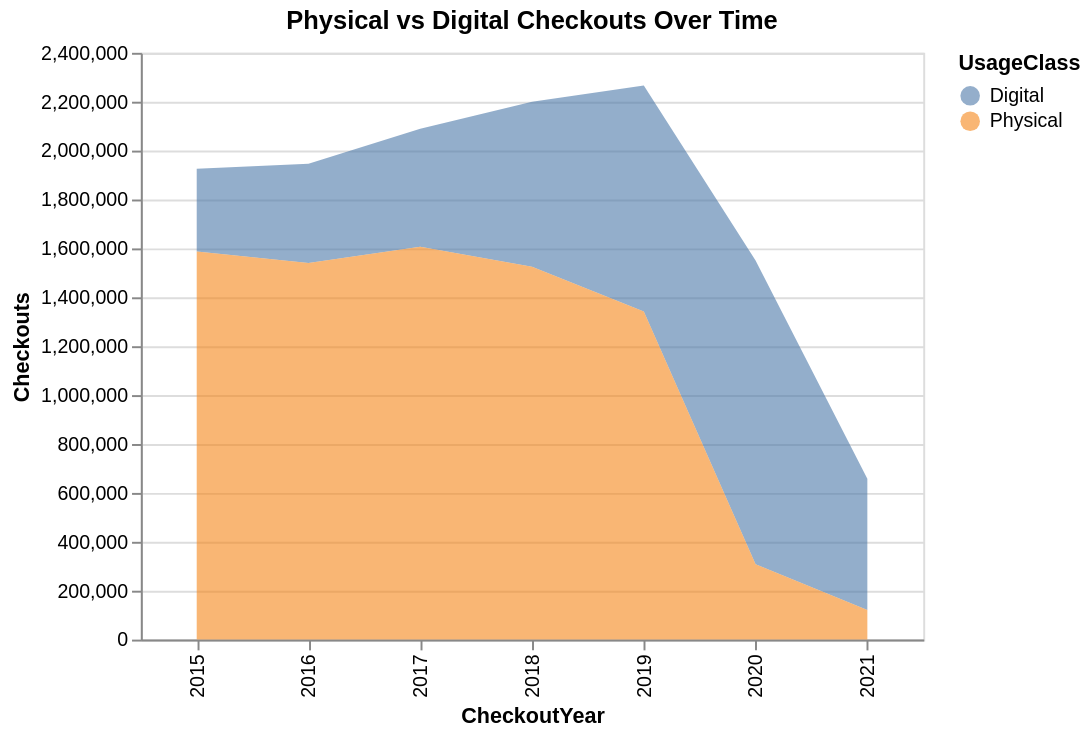

The code cell stored with this chart in its notebook:
### Code cell
chart2 = alt.Chart(year_usage).mark_area(opacity=0.6).encode(
    x='CheckoutYear:O',
    y='Checkouts:Q',
    color='UsageClass:N',
    tooltip=['CheckoutYear','UsageClass','Checkouts']
).properties(
    title="Physical vs Digital Checkouts Over Time",
    width=400,
    height=300
)

chart2

### Figure 1 — Vega-Lite specification as saved in the notebook (floating-point values rounded to 4 significant figures)
{"config": {"view": {"continuousWidth": 300, "continuousHeight": 300}}, "data": {"name": "data-381f92ff2a7c7b25a3b2b41886b3ee28"}, "mark": {"type": "area", "opacity": 0.6}, "encoding": {"color": {"field": "UsageClass", "type": "nominal"}, "tooltip": [{"field": "CheckoutYear", "type": "quantitative"}, {"field": "UsageClass", "type": "nominal"}, {"field": "Checkouts", "type": "quantitative"}], "x": {"field": "CheckoutYear", "type": "ordinal"}, "y": {"field": "Checkouts", "type": "quantitative"}}, "height": 300, "title": "Physical vs Digital Checkouts Over Time", "width": 400, "$schema": "https://vega.github.io/schema/vega-lite/v5.20.1.json", "datasets": {"data-381f92ff2a7c7b25a3b2b41886b3ee28": [{"CheckoutYear": 2015, "UsageClass": "Digital", "Checkouts": 337998}, {"CheckoutYear": 2015, "UsageClass": "Physical", "Checkouts": 1587686}, {"CheckoutYear": 2016, "UsageClass": "Digital", "Checkouts": 405831}, {"CheckoutYear": 2016, "UsageClass": "Physical", "Checkouts": 1540091}, {"CheckoutYear": 2017, "UsageClass": "Digital", "Checkouts": 482172}, {"CheckoutYear": 2017, "UsageClass": "Physical", "Checkouts": 1607018}, {"CheckoutYear": 2018, "UsageClass": "Digital", "Checkouts": 673999}, {"CheckoutYear": 2018, "UsageClass": "Physical", "Checkouts": 1525463}, {"CheckoutYear": 2019, "UsageClass": "Digital", "Checkouts": 924129}, {"CheckoutYear": 2019, "UsageClass": "Physical", "Checkouts": 1341827}, {"CheckoutYear": 2020, "UsageClass": "Digital", "Checkouts": 1242383}, {"CheckoutYear": 2020, "UsageClass": "Physical", "Checkouts": 308162}, {"CheckoutYear": 2021, "UsageClass": "Digital", "Checkouts": 537243}, {"CheckoutYear": 2021, "UsageClass": "Physical", "Checkouts": 121084}]}}
